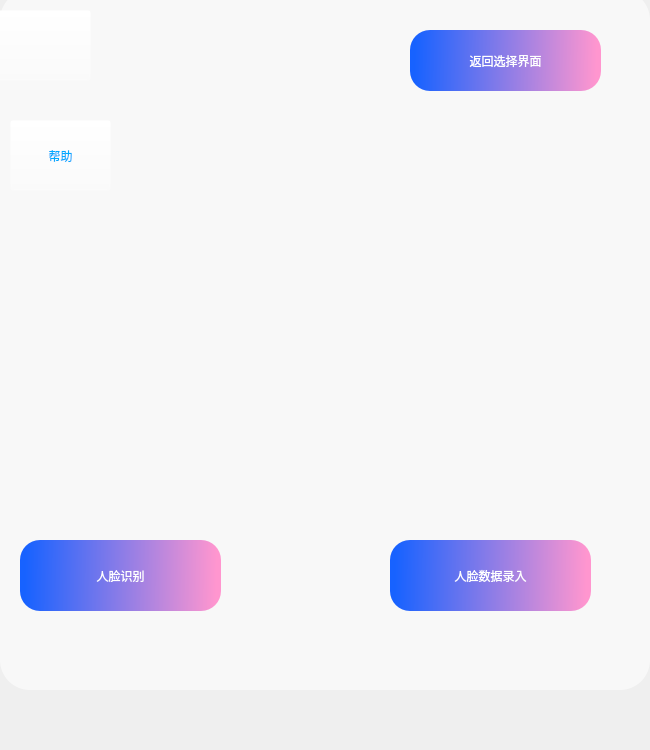
<?xml version="1.0" encoding="UTF-8"?>
<ui version="4.0">
 <class>Form</class>
 <widget class="QWidget" name="Form">
  <property name="geometry">
   <rect>
    <x>0</x>
    <y>0</y>
    <width>650</width>
    <height>750</height>
   </rect>
  </property>
  <property name="minimumSize">
   <size>
    <width>650</width>
    <height>750</height>
   </size>
  </property>
  <property name="maximumSize">
   <size>
    <width>650</width>
    <height>900</height>
   </size>
  </property>
  <property name="windowTitle">
   <string>Login</string>
  </property>
  <widget class="QPushButton" name="pushButton">
   <property name="geometry">
    <rect>
     <x>390</x>
     <y>540</y>
     <width>201</width>
     <height>71</height>
    </rect>
   </property>
   <property name="styleSheet">
    <string notr="true">QPushButton{
background-color: qlineargradient(spread:pad, x1:0.0227727, y1:0.472, x2:0.977273, y2:0.476955, stop:0 rgba(23, 98, 255, 255), stop:1 rgba(255, 150, 207, 255));
	font: 75 16pt &quot;微软雅黑&quot;;
color: rgb(255, 255, 255);
border-radius: 20
}
QPushButton:hover{
background-color:qlineargradient(spread:pad, x1:0.198909, y1:0.302, x2:0.892046, y2:0.687, stop:0 rgba(23, 98, 255, 255), stop:1 rgba(255, 150, 207, 255));
padding-bottom: 7;

}
QPushButton:pressed{
padding-top: 7;
padding-left: 7;
}
QPushButton:disabled{
background-color: qlineargradient(spread:pad, x1:0, y1:0, x2:1, y2:0, stop:0 rgba(119, 119, 119, 255), stop:1 rgba(221, 221, 221, 255));
	color: rgba(241, 241, 241, 150);
}</string>
   </property>
   <property name="text">
    <string>人脸数据录入</string>
   </property>
  </widget>
  <widget class="QPushButton" name="pushButton_2">
   <property name="geometry">
    <rect>
     <x>20</x>
     <y>540</y>
     <width>201</width>
     <height>71</height>
    </rect>
   </property>
   <property name="styleSheet">
    <string notr="true">QPushButton{
background-color: qlineargradient(spread:pad, x1:0.0227727, y1:0.472, x2:0.977273, y2:0.476955, stop:0 rgba(23, 98, 255, 255), stop:1 rgba(255, 150, 207, 255));
	font: 75 16pt &quot;微软雅黑&quot;;
color: rgb(255, 255, 255);
border-radius: 20
}
QPushButton:hover{
background-color:qlineargradient(spread:pad, x1:0.198909, y1:0.302, x2:0.892046, y2:0.687, stop:0 rgba(23, 98, 255, 255), stop:1 rgba(255, 150, 207, 255));
padding-bottom: 7;

}
QPushButton:pressed{
padding-top: 7;
padding-left: 7;
}
QPushButton:disabled{
background-color: qlineargradient(spread:pad, x1:0, y1:0, x2:1, y2:0, stop:0 rgba(119, 119, 119, 255), stop:1 rgba(221, 221, 221, 255));
	color: rgba(241, 241, 241, 150);
}</string>
   </property>
   <property name="text">
    <string>人脸识别</string>
   </property>
  </widget>
  <widget class="QLabel" name="label_3">
   <property name="geometry">
    <rect>
     <x>0</x>
     <y>-10</y>
     <width>650</width>
     <height>700</height>
    </rect>
   </property>
   <property name="styleSheet">
    <string notr="true">border-radius:30;
background-color: rgba(255, 255, 255, 150);
border-image: url(:/images/images/bg.png);
</string>
   </property>
   <property name="text">
    <string/>
   </property>
   <property name="scaledContents">
    <bool>true</bool>
   </property>
  </widget>
  <widget class="QPushButton" name="pushButton_4">
   <property name="geometry">
    <rect>
     <x>10</x>
     <y>120</y>
     <width>101</width>
     <height>71</height>
    </rect>
   </property>
   <property name="styleSheet">
    <string notr="true">QPushButton:hover{
padding-bottom: 7;
background-color: rgba(255, 255, 255, 0);
}
QPushButton{
background-color: rgba(255, 255, 255, 0);
	color: rgb(0, 170, 255);
	font: 12pt &quot;微软雅黑&quot;;
}
</string>
   </property>
   <property name="text">
    <string>帮助</string>
   </property>
   <property name="icon">
    <iconset>
     <normaloff>images/帮助_help.png</normaloff>images/帮助_help.png</iconset>
   </property>
   <property name="iconSize">
    <size>
     <width>40</width>
     <height>40</height>
    </size>
   </property>
  </widget>
  <widget class="QPushButton" name="pushButton_5">
   <property name="geometry">
    <rect>
     <x>-10</x>
     <y>10</y>
     <width>101</width>
     <height>71</height>
    </rect>
   </property>
   <property name="styleSheet">
    <string notr="true">QPushButton:hover{
padding-bottom: 7;
background-color: rgba(255, 255, 255, 0);
}
QPushButton{
background-color: rgba(255, 255, 255, 0);
	color: rgb(0, 170, 255);
	font: 12pt &quot;微软雅黑&quot;;
}
</string>
   </property>
   <property name="text">
    <string/>
   </property>
   <property name="icon">
    <iconset>
     <normaloff>images/logo.png</normaloff>images/logo.png</iconset>
   </property>
   <property name="iconSize">
    <size>
     <width>60</width>
     <height>60</height>
    </size>
   </property>
  </widget>
  <widget class="QPushButton" name="pushButton_3">
   <property name="geometry">
    <rect>
     <x>410</x>
     <y>30</y>
     <width>191</width>
     <height>61</height>
    </rect>
   </property>
   <property name="styleSheet">
    <string notr="true">QPushButton{
background-color: qlineargradient(spread:pad, x1:0.0227727, y1:0.472, x2:0.977273, y2:0.476955, stop:0 rgba(23, 98, 255, 255), stop:1 rgba(255, 150, 207, 255));
	font: 40 12pt &quot;微软雅黑&quot;;
color: rgb(255, 255, 255);
border-radius: 20
}
QPushButton:hover{
background-color:qlineargradient(spread:pad, x1:0.198909, y1:0.302, x2:0.892046, y2:0.687, stop:0 rgba(23, 98, 255, 255), stop:1 rgba(255, 150, 207, 255));
padding-bottom: 7;

}
QPushButton:pressed{
padding-top: 7;
padding-left: 7;
}
QPushButton:disabled{
background-color: qlineargradient(spread:pad, x1:0, y1:0, x2:1, y2:0, stop:0 rgba(119, 119, 119, 255), stop:1 rgba(221, 221, 221, 255));
	color: rgba(241, 241, 241, 150);
}</string>
   </property>
   <property name="text">
    <string>返回选择界面</string>
   </property>
  </widget>
  <zorder>label_3</zorder>
  <zorder>pushButton</zorder>
  <zorder>pushButton_2</zorder>
  <zorder>pushButton_4</zorder>
  <zorder>pushButton_5</zorder>
  <zorder>pushButton_3</zorder>
 </widget>
 <resources>
  <include location="resouce.qrc"/>
 </resources>
 <connections/>
</ui>
